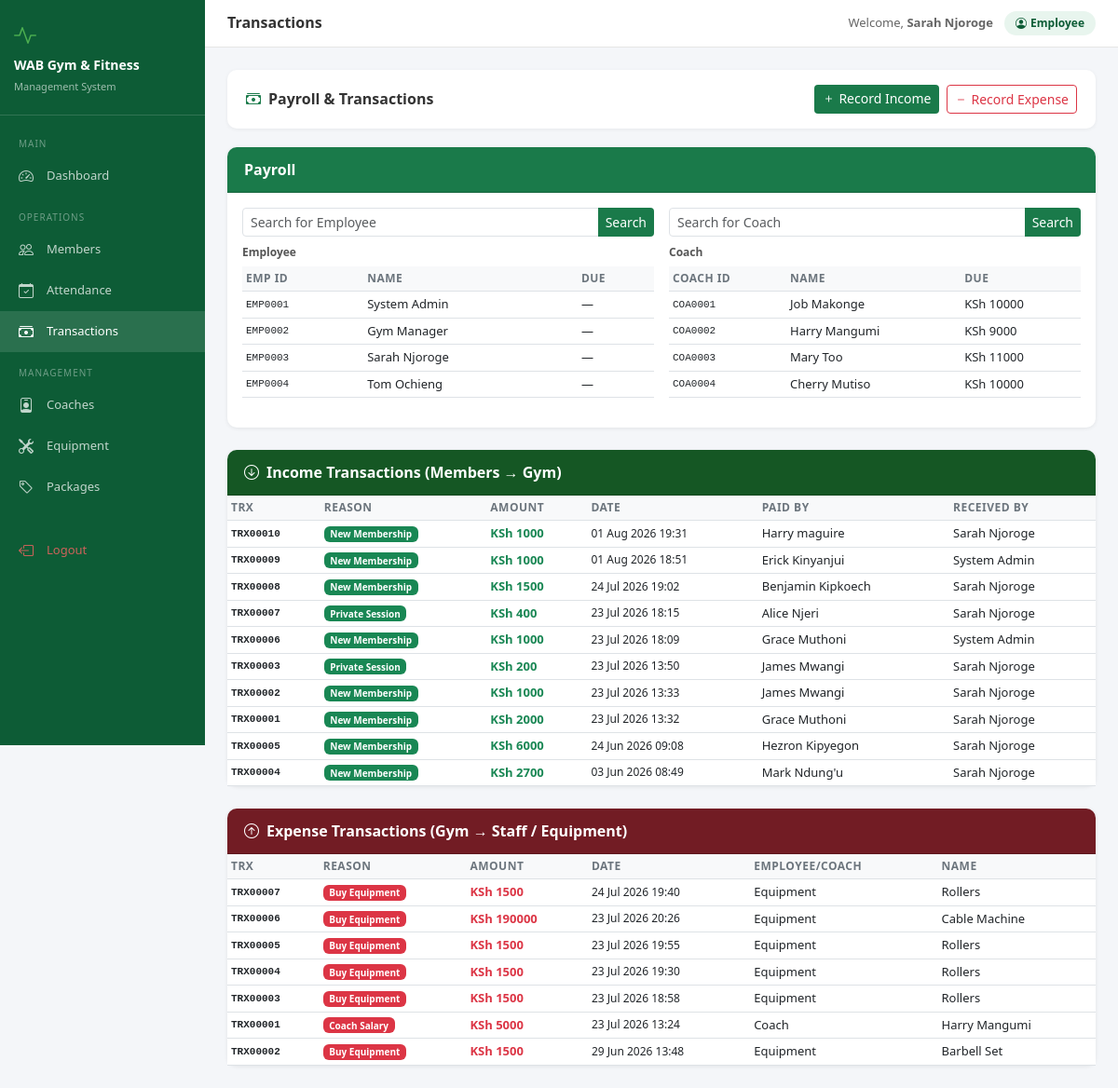
/payments/ (signed in), run on the app's committed database.
### accounts/models.py (models this page shows, shortened)
class User(AbstractUser):
    ROLE_CHOICES = [
        ("admin", "Admin"),
        ("receptionist", "Receptionist"),
        ("accountant", "Accountant"),
        ("coach", "Coach"),
    ]
    role = models.CharField(
        max_length=20,
        choices=ROLE_CHOICES,
        default="receptionist",
    )
    phone = models.CharField(
        max_length=15,
        blank=True,
        null=True,
    )
    @property
    def is_admin(self):
        return self.role == "admin"

### coaches/models.py (models this page shows, shortened)
class Coach(models.Model):
    coach_id       = models.CharField(max_length=20, unique=True, blank=True)
    name           = models.CharField(max_length=100)
    phone          = models.CharField(max_length=15, unique=True)
    email          = models.EmailField(blank=True, null=True, unique=True)
    specialization = models.CharField(max_length=100, blank=True)
    qualifications = models.TextField(blank=True)
    salary         = models.DecimalField(max_digits=10, decimal_places=2, default=0)
    is_active      = models.BooleanField(default=True)
    created_at     = models.DateTimeField(auto_now_add=True)

### payments/models.py (models this page shows, shortened)
class Debit(models.Model):
    trx_id      = models.CharField(max_length=20, unique=True, blank=True)
    reason      = models.CharField(max_length=50, choices=DEBIT_REASONS)
    amount      = models.DecimalField(max_digits=10, decimal_places=2)
    date        = models.DateTimeField()
    paid_by     = models.ForeignKey(Member, on_delete=models.CASCADE, null=True, blank=True)
    received_by = models.ForeignKey(User, on_delete=models.CASCADE, null=True, blank=True)
    session = models.ForeignKey("coaches.CoachSession", on_delete=models.SET_NULL, null=True, blank=True)

class Credit(models.Model):
    trx_id       = models.CharField(max_length=20, unique=True, blank=True)
    reason       = models.CharField(max_length=50, choices=CREDIT_REASONS)
    amount       = models.DecimalField(max_digits=10, decimal_places=2)
    date         = models.DateTimeField()
    is_employee  = models.BooleanField(default=False)
    employee     = models.ForeignKey(User, on_delete=models.CASCADE, null=True, blank=True)
    is_coach     = models.BooleanField(default=False)
    coach        = models.ForeignKey(Coach, on_delete=models.CASCADE, null=True, blank=True)
    is_equipment = models.BooleanField(default=False)
    equipment    = models.ForeignKey(Equipment, on_delete=models.CASCADE, null=True, blank=True)

### members/models.py (models this page shows, shortened)
class Member(models.Model):
    member_id  = models.CharField(max_length=20, unique=True, blank=True)
    name       = models.CharField(max_length=100)
    dob        = models.DateField()
    nid        = models.CharField(max_length=20, blank=True, null=True)
    gender     = models.CharField(max_length=10, choices=GENDER_CHOICES)
    phone      = models.CharField(max_length=15, unique=True)
    email      = models.EmailField(blank=True, null=True)
    address    = models.TextField(blank=True, null=True)
    referee    = models.CharField(max_length=100, blank=True, null=True)
    package    = models.ForeignKey(Package, on_delete=models.SET_NULL, null=True)
    join_date  = models.DateField()
    expiry_date= models.DateField()
    amount_paid = models.DecimalField(max_digits=10, decimal_places=2, default=0)
    due_payment= models.DecimalField(max_digits=10, decimal_places=2, default=0)
    photo      = models.ImageField(upload_to='members/', blank=True, null=True)
    status     = models.BooleanField(default=True)
    created_at = models.DateTimeField(auto_now_add=True)

### equipment/models.py (models this page shows, shortened)
class Equipment(models.Model):
    serial  = models.CharField(max_length=50, unique=True)
    name    = models.CharField(max_length=100)
    brand   = models.CharField(max_length=100)
    price   = models.DecimalField(max_digits=10, decimal_places=2)
    status  = models.BooleanField(default=True)
    added_at= models.DateTimeField(auto_now_add=True)
    quantity = models.PositiveIntegerField(default=0)
    total_value = models.DecimalField(max_digits=12, decimal_places=2, default=0)

### payments/views.py (the view)
# urls.py: path('', views.payment_list, name='payment_list'),
@login_required
def payment_list(request):
    debits = Debit.objects.select_related('paid_by','received_by').order_by('-date')
    credits = Credit.objects.order_by('-date')
    employees = User.objects.filter(is_active=True)
    coaches = Coach.objects.filter(is_active=True)
    emp_q = request.GET.get('emp_q','')
    coach_q = request.GET.get('coach_q','')
    if emp_q:
        employees = employees.filter(first_name__icontains=emp_q) | \
                    employees.filter(last_name__icontains=emp_q)
    if coach_q:
        coaches = coaches.filter(name__icontains=coach_q)
    return render(request, 'payments/payment_list.html', {
        'debits': debits, 'credits': credits,
        'employees': employees, 'coaches': coaches,
        'emp_q': emp_q, 'coach_q': coach_q,
    })

### payments/templates/payments/payment_list.html
{% extends 'base.html' %}
{% block page_title %}Transactions{% endblock %}
{% block content %}
<div class="section-header">
  <h4><i class="bi bi-cash-stack me-2" style="color:#1a7a4a"></i>Payroll & Transactions</h4>
  <div class="d-flex gap-2">
    <a href="{% url 'debit_create' %}" class="btn btn-wab btn-sm">
      <i class="bi bi-plus me-1"></i>Record Income
    </a>
    <a href="{% url 'credit_create' %}" class="btn btn-outline-danger btn-sm">
      <i class="bi bi-dash me-1"></i>Record Expense
    </a>
  </div>
</div>
<div class="card mb-4">
  <div class="card-header">Payroll</div>
  <div class="card-body">
    <div class="row g-3">
      <div class="col-md-6">
        <form method="get" class="mb-2">
          <div class="input-group input-group-sm">
            <input type="text" name="emp_q" value="{{ emp_q }}" class="form-control" placeholder="Search for Employee">
            <button class="btn btn-wab btn-sm">Search</button>
          </div>
        </form>
        <div style="font-size:12px;font-weight:600;color:#555;margin-bottom:6px">Employee</div>
        <table class="table table-sm">
          <thead><tr><th>Emp ID</th><th>Name</th><th>Due</th></tr></thead>
          <tbody>
          {% for emp in employees %}
          <tr>
            <td style="font-family:monospace;font-size:11px">EMP{{ emp.pk|stringformat:"04d" }}</td>
            <td>{{ emp.get_full_name|default:emp.username }}</td>
            <td>—</td>
          </tr>
          {% empty %}
          <tr><td colspan="3" class="text-center text-muted" style="font-size:12px">No employees found</td></tr>
          {% endfor %}
          </tbody>
        </table>
      </div>
      <div class="col-md-6">
        <form method="get" class="mb-2">
          <div class="input-group input-group-sm">
            <input type="text" name="coach_q" value="{{ coach_q }}" class="form-control" placeholder="Search for Coach">
            <button class="btn btn-wab btn-sm">Search</button>
          </div>
        </form>
        <div style="font-size:12px;font-weight:600;color:#555;margin-bottom:6px">Coach</div>
        <table class="table table-sm">
          <thead><tr><th>Coach ID</th><th>Name</th><th>Due</th></tr></thead>
          <tbody>
          {% for c in coaches %}
          <tr>
            <td style="font-family:monospace;font-size:11px">{{ c.coach_id }}</td>
            <td>{{ c.name }}</td>
            <td>KSh {{ c.salary|floatformat:0 }}</td>
          </tr>
          {% empty %}
          <tr><td colspan="3" class="text-center text-muted" style="font-size:12px">No coaches found</td></tr>
          {% endfor %}
          </tbody>
        </table>
      </div>
    </div>
  </div>
</div>
<div class="card mb-4">
  <div class="card-header" style="background:#155724">
    <i class="bi bi-arrow-down-circle me-2"></i>Income Transactions (Members → Gym)
  </div>
  <div class="card-body p-0">
    <div class="table-responsive">
    <table class="table table-sm mb-0">
      <thead>
        <tr><th>TRX</th><th>Reason</th><th>Amount</th><th>Date</th><th>Paid By</th><th>Received By</th></tr>
      </thead>
      <tbody>
      {% for t in debits %}
      <tr>
        <td style="font-family:monospace;font-size:11px;font-weight:600">{{ t.trx_id }}</td>
        <td><span class="badge bg-success" style="font-size:10px">{{ t.get_reason_display }}</span></td>
        <td><strong class="text-success">KSh {{ t.amount|floatformat:0 }}</strong></td>
        <td style="font-size:12px">{{ t.date|date:"d M Y H:i" }}</td>
        <td>{{ t.paid_by.name|default:'—' }}</td>
        <td>{{ t.received_by.get_full_name|default:'—' }}</td>
      </tr>
      {% empty %}
      <tr><td colspan="6" class="text-center py-3 text-muted">No income transactions yet</td></tr>
      {% endfor %}
      </tbody>
    </table>
    </div>
  </div>
</div>
<div class="card">
  <div class="card-header" style="background:#721c24">
    <i class="bi bi-arrow-up-circle me-2"></i>Expense Transactions (Gym → Staff / Equipment)
  </div>
  <div class="card-body p-0">
    <div class="table-responsive">
    <table class="table table-sm mb-0">
      <thead>
        <tr><th>TRX</th><th>Reason</th><th>Amount</th><th>Date</th><th>Employee/Coach</th><th>Name</th></tr>
      </thead>
      <tbody>
      {% for t in credits %}
      <tr>
        <td style="font-family:monospace;font-size:11px;font-weight:600">{{ t.trx_id }}</td>
        <td><span class="badge bg-danger" style="font-size:10px">{{ t.get_reason_display }}</span></td>
        <td><strong class="text-danger">KSh {{ t.amount|floatformat:0 }}</strong></td>
        <td style="font-size:12px">{{ t.date|date:"d M Y H:i" }}</td>
        <td>
          {% if t.is_employee %}Employee{% elif t.is_coach %}Coach{% elif t.is_equipment %}Equipment{% endif %}
        </td>
        <td>
          {% if t.is_employee %}{{ t.employee.get_full_name|default:'—' }}
          {% elif t.is_coach %}{{ t.coach.name|default:'—' }}
          {% elif t.is_equipment %}{{ t.equipment.name|default:'—' }}
          {% endif %}
        </td>
      </tr>
      {% empty %}
      <tr><td colspan="6" class="text-center py-3 text-muted">No expense transactions yet</td></tr>
      {% endfor %}
      </tbody>
    </table>
    </div>
  </div>
</div>
{% endblock %}

### templates/base.html (shortened to what this page needs)
<!DOCTYPE html>
<html lang="en">
<head>
<link href="https://cdn.jsdelivr.net/npm/bootstrap@5.3.0/dist/css/bootstrap.min.css" rel="stylesheet">
<link href="https://cdn.jsdelivr.net/npm/bootstrap-icons@1.11.0/font/bootstrap-icons.css" rel="stylesheet">
</head>
<body>
{% if user.is_authenticated %}
<div class="sidebar">
  <div class="brand">
    <div style="font-size:24px;color:#4caf50;margin-bottom:6px"><i class="bi bi-activity"></i></div>
    <h5>WAB Gym & Fitness</h5>
    <small>Management System</small>
  </div>
  <nav class="mt-2">
    <div class="nav-section">Main</div>
    <a href="{% url 'dashboard' %}" class="nav-link {% if request.resolver_match.url_name == 'dashboard' %}active{% endif %}">
      <i class="bi bi-speedometer2"></i> Dashboard
    </a>
    <div class="nav-section">Operations</div>
    <a href="{% url 'member_list' %}" class="nav-link {% if 'member' in request.resolver_match.url_name %}active{% endif %}">
      <i class="bi bi-people"></i> Members
    </a>
    <a href="{% url 'attendance_list' %}" class="nav-link {% if 'attendance' in request.resolver_match.url_name %}active{% endif %}">
      <i class="bi bi-calendar-check"></i> Attendance
    </a>
    <a href="{% url 'payment_list' %}" class="nav-link {% if 'payment' in request.resolver_match.url_name %}active{% endif %}">
      <i class="bi bi-cash-stack"></i> Transactions
    </a>
    <div class="nav-section">Management</div>
    <a href="{% url 'coach_list' %}" class="nav-link {% if 'coach' in request.resolver_match.url_name %}active{% endif %}">
      <i class="bi bi-person-badge"></i> Coaches
    </a>
    <a href="{% url 'equipment_list' %}" class="nav-link {% if 'equipment' in request.resolver_match.url_name %}active{% endif %}">
      <i class="bi bi-tools"></i> Equipment
    </a>
    <a href="{% url 'package_list' %}" class="nav-link {% if 'package' in request.resolver_match.url_name %}active{% endif %}">
      <i class="bi bi-tag"></i> Packages
    </a>
    <div class="mt-4 mb-2">
    <a href="{% url 'logout' %}" class="nav-link" style="color:rgba(255,100,100,.8)">
      <i class="bi bi-box-arrow-left"></i> Logout
    </a>
    </div>
  </nav>
</div>
<div class="main-content">
  <div class="topbar">
    <h6 class="page-title">{% block page_title %}WAB Gym{% endblock %}</h6>
    <div class="user-info">
      <span style="font-size:13px;color:#666">Welcome, <strong>{{ user.get_full_name|default:user.username }}</strong></span>
      <span class="user-badge"><i class="bi bi-person-circle me-1"></i>{{ user.role|title }}</span>
    </div>
  </div>
  <div class="content-area">
    {% block content %}{% endblock %}
  </div>
</div>
{% else %}
{% block auth_content %}{% endblock %}
{% endif %}
</body>
</html>

### templates/base.html (style rules this page uses)
:root { --wab-green:#1a7a4a;--wab-dark:#0d5c36;--wab-light:#e8f5ee;--sidebar-w:220px }
body { background:#f4f6f9;font-family:'Segoe UI',sans-serif }
.sidebar { position:fixed;top:0;left:0;height:100vh;width:var(--sidebar-w);background:var(--wab-dark);z-index:1000;overflow-y:auto;transition:.3s }
.sidebar .brand { padding:20px 15px;border-bottom:1px solid rgba(255,255,255,.15) }
.sidebar .brand h5 { color:#fff;margin:0;font-size:14px;font-weight:700 }
.sidebar .brand small { color:rgba(255,255,255,.6);font-size:11px }
.sidebar .nav-link { color:rgba(255,255,255,.75);padding:10px 20px;font-size:13px;display:flex;align-items:center;gap:10px;border-radius:0;transition:.2s }
.sidebar .nav-link:hover,.sidebar .nav-link.active { color:#fff;background:rgba(255,255,255,.12) }
.sidebar .nav-link i { font-size:16px;width:20px }
.sidebar .nav-section { color:rgba(255,255,255,.4);font-size:10px;text-transform:uppercase;letter-spacing:1px;padding:15px 20px 5px }
.main-content { margin-left:var(--sidebar-w);min-height:100vh }
.topbar { background:#fff;border-bottom:1px solid #e5e5e5;padding:12px 24px;display:flex;align-items:center;justify-content:space-between;position:sticky;top:0;z-index:999 }
.topbar .page-title { font-size:16px;font-weight:600;color:#333;margin:0 }
.topbar .user-info { display:flex;align-items:center;gap:12px }
.topbar .user-badge { background:var(--wab-light);color:var(--wab-dark);padding:4px 12px;border-radius:20px;font-size:12px;font-weight:600 }
.content-area { padding:24px }
.card { border:none;border-radius:10px;box-shadow:0 1px 4px rgba(0,0,0,.08) }
.card-header { background:var(--wab-green);color:#fff;border-radius:10px 10px 0 0!important;font-weight:600;padding:12px 18px }
.btn-wab { background:var(--wab-green);color:#fff;border:none }
.table th { background:#f8f9fa;font-size:12px;font-weight:600;text-transform:uppercase;letter-spacing:.5px;color:#6c757d }
.table td { font-size:13px;vertical-align:middle }
.section-header { background:#fff;border-radius:10px;padding:16px 20px;margin-bottom:20px;box-shadow:0 1px 4px rgba(0,0,0,.06);display:flex;align-items:center;justify-content:space-between }
.section-header h4 { margin:0;font-size:16px;font-weight:700;color:#333 }

### data on the page
User: get_full_name "Sarah Njoroge", role "Employee", pk "0003"
User: pk "0001", get_full_name "System Admin"
User: pk "0002", get_full_name "Gym Manager"
User: pk "0004", get_full_name "Tom Ochieng"
Coach: coach_id "COA0001", name "Job Makonge", salary "10000"
Coach: coach_id "COA0002", name "Harry Mangumi", salary "9000"
Coach: coach_id "COA0003", name "Mary Too", salary "11000"
Coach: coach_id "COA0004", name "Cherry Mutiso", salary "10000"
Debit: trx_id "TRX00010", reason "New Membership", amount "1000", date "01 Aug 2026 19:31", paid_by.name "Harry maguire", received_by.get_full_name "Sarah Njoroge"
Debit: trx_id "TRX00009", reason "New Membership", amount "1000", date "01 Aug 2026 18:51", paid_by.name "Erick Kinyanjui", received_by.get_full_name "System Admin"
Debit: trx_id "TRX00008", reason "New Membership", amount "1500", date "24 Jul 2026 19:02", paid_by.name "Benjamin Kipkoech", received_by.get_full_name "Sarah Njoroge"
Debit: trx_id "TRX00007", reason "Private Session", amount "400", date "23 Jul 2026 18:15", paid_by.name "Alice Njeri", received_by.get_full_name "Sarah Njoroge"
Debit: trx_id "TRX00006", reason "New Membership", amount "1000", date "23 Jul 2026 18:09", paid_by.name "Grace Muthoni", received_by.get_full_name "System Admin"
Debit: trx_id "TRX00003", reason "Private Session", amount "200", date "23 Jul 2026 13:50", paid_by.name "James Mwangi", received_by.get_full_name "Sarah Njoroge"
Debit: trx_id "TRX00002", reason "New Membership", amount "1000", date "23 Jul 2026 13:33", paid_by.name "James Mwangi", received_by.get_full_name "Sarah Njoroge"
Debit: trx_id "TRX00001", reason "New Membership", amount "2000", date "23 Jul 2026 13:32", paid_by.name "Grace Muthoni", received_by.get_full_name "Sarah Njoroge"
Debit: trx_id "TRX00005", reason "New Membership", amount "6000", date "24 Jun 2026 09:08", paid_by.name "Hezron Kipyegon", received_by.get_full_name "Sarah Njoroge"
Debit: trx_id "TRX00004", reason "New Membership", amount "2700", date "03 Jun 2026 08:49", paid_by.name "Mark Ndung'u", received_by.get_full_name "Sarah Njoroge"
Credit: trx_id "TRX00007", reason "Buy Equipment", amount "1500", date "24 Jul 2026 19:40", is_employee "Equipment", equipment.name "Rollers"
Credit: trx_id "TRX00006", reason "Buy Equipment", amount "190000", date "23 Jul 2026 20:26", is_employee "Equipment", equipment.name "Cable Machine"
Credit: trx_id "TRX00005", reason "Buy Equipment", amount "1500", date "23 Jul 2026 19:55", is_employee "Equipment", equipment.name "Rollers"
Credit: trx_id "TRX00004", reason "Buy Equipment", amount "1500", date "23 Jul 2026 19:30", is_employee "Equipment", equipment.name "Rollers"
Credit: trx_id "TRX00003", reason "Buy Equipment", amount "1500", date "23 Jul 2026 18:58", is_employee "Equipment", equipment.name "Rollers"
Credit: trx_id "TRX00001", reason "Coach Salary", amount "5000", date "23 Jul 2026 13:24", is_employee "Coach", coach.name "Harry Mangumi"
Credit: trx_id "TRX00002", reason "Buy Equipment", amount "1500", date "29 Jun 2026 13:48", is_employee "Equipment", equipment.name "Barbell Set"
